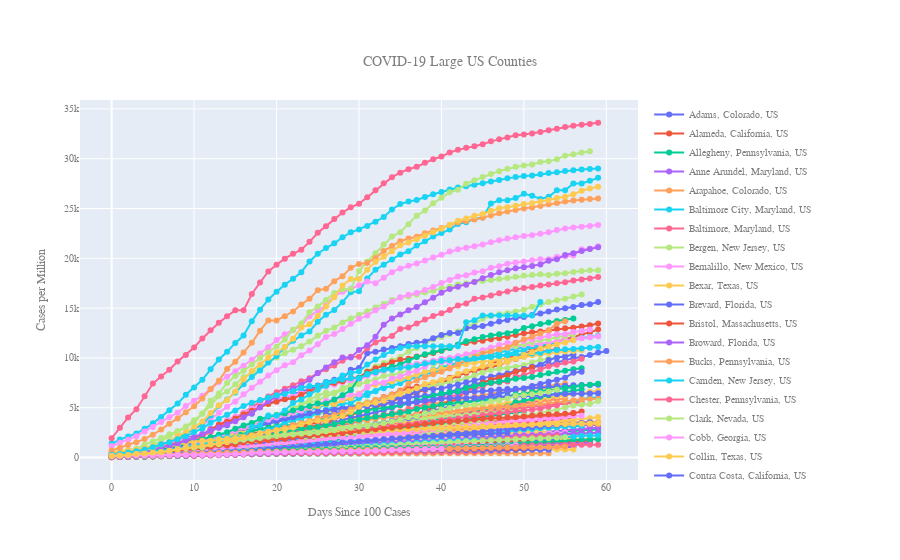

The cell this chart's notebook holds for it:
### Code cell
plot_col = 'Confirmed'
#plot_col = 'Deaths'

fig = go.Figure()
for index, row in df_by_location.iterrows():
    fig = add_traces(row, plot_col, fig, False, np.inf, 500000)

fig.update_layout(
    title={
        'text': "COVID-19 Large US Counties",
        'y':0.9,
        'x':0.5,
        'xanchor': 'center',
        'yanchor': 'top'},
    xaxis_title="Days Since 100 Cases",
    yaxis_title="Cases per Million",
    font=dict(
        family="Courier New, monospace",
        size=10,
        color="#7f7f7f"
    )
)
